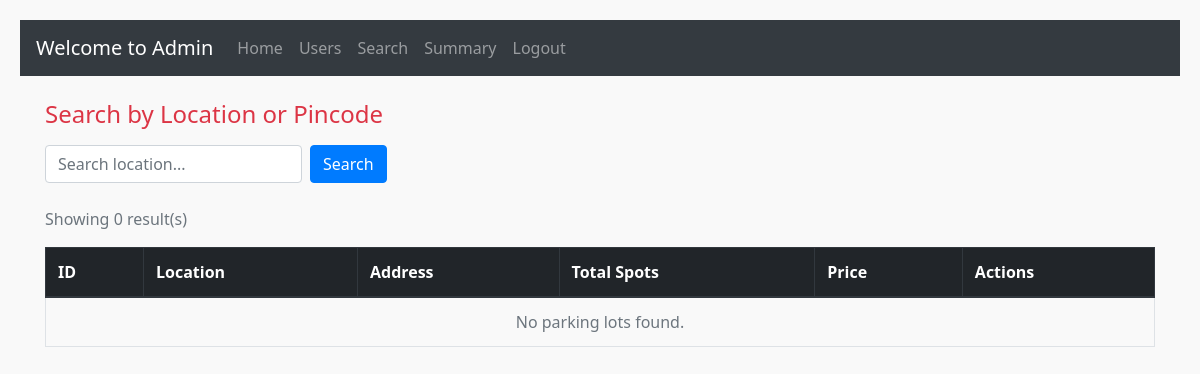
The app's page /admin_search, older data.
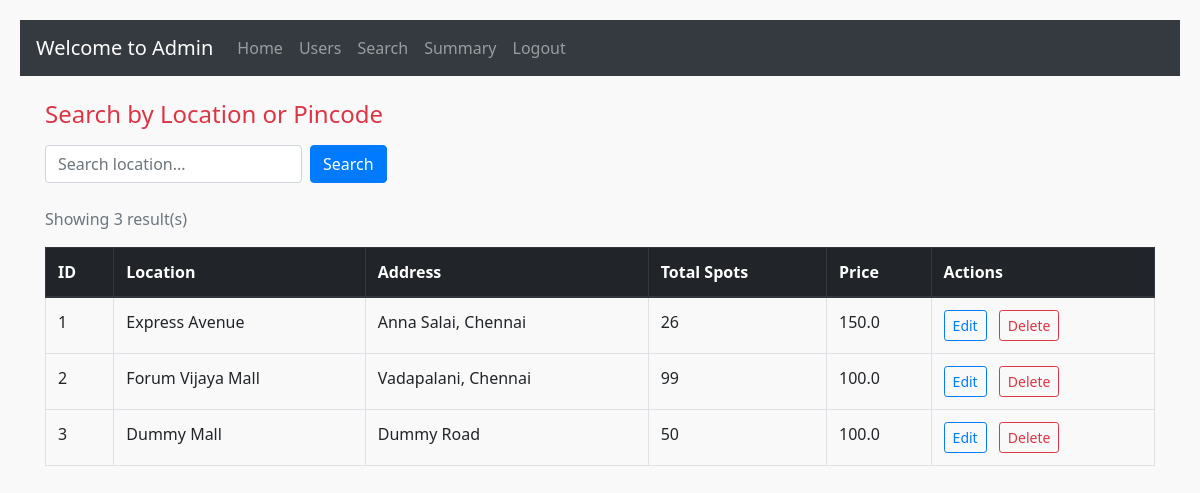
The same page, newer data.
### models/models.py (models this page shows)
class ParkingLot(db.Model):
    __tablename__= 'parking_lots'
    id= db.Column(db.Integer, primary_key=True)
    prime_location_name= db.Column(db.String, nullable=False)
    price= db.Column(db.Float, nullable=False)
    address= db.Column(db.String)
    pin_code= db.Column(db.String)
    number_of_spots= db.Column(db.Integer)
    spots= relationship('ParkingSpot', back_populates='lot')

### controllers/admin.py (the view)
@app.route('/admin_search', methods=['GET'])
def admin_search():
    query = request.args.get('query', '').strip()
    if query:
        lots_by_location = ParkingLot.query.filter(ParkingLot.prime_location_name.ilike(f"%{query}%")).all()
        lots_by_address = ParkingLot.query.filter(ParkingLot.address.ilike(f"%{query}%")).all()
        lots_by_pincode = ParkingLot.query.filter(ParkingLot.pin_code.ilike(f"%{query}%")).all()
        lots = {lot.id: lot for lot in (lots_by_location + lots_by_address + lots_by_pincode)}.values()
    else:
        lots = ParkingLot.query.all()
    return render_template(
        'admin_search.html',
        lots=lots,
        search_query=query
    )

### templates/admin_search.html (shortened to what this page needs)
<!DOCTYPE html>
<html lang="en">
<head>
  <link rel="stylesheet" href="https://cdn.jsdelivr.net/npm/bootstrap@4.0.0/dist/css/bootstrap.min.css"
>
  <link rel="stylesheet" href="{{ url_for('static', filename='admin.css') }}">
</head>
<body>
  <nav class="navbar navbar-expand-lg navbar-dark bg-dark">
    <div class="navbar-brand">Welcome to Admin</div>
    <div class="collapse navbar-collapse" id="adminNavbar">
      <ul class="navbar-nav mr-auto">
        <li class="nav-item">
          <a class="nav-link" href="/admin_dashboard">Home</a>
        </li>
        <li class="nav-item">
          <a class="nav-link" href="/user_details">Users</a>
        </li>
        <li class="nav-item">
          <a class="nav-link" href="/admin_search">Search</a>
        </li>
        <li class="nav-item">
          <a class="nav-link" href="/admin_summary">Summary</a>
        </li>
        <li class="nav-item">
          <a class="nav-link" href="/login">Logout</a>
        </li>
      </ul>
    </div>
  </nav>
  <div class="container mt-4">
    <h4 class="text-danger mb-3">Search by Location or Pincode</h4>
    <form action="/admin_search" method="get" class="form-inline mb-4">
      <input type="text" name="query" class="form-control mr-2" placeholder="Search location..."
        value="{{ search_query or '' }}" required />
      <button type="submit" class="btn btn-primary">Search</button>
    </form>
    <p class="text-muted">
      Showing {{ lots|length }} result(s) {% if search_query %}for "<strong>{{ search_query }}</strong>"{% endif %}
    </p>
    <table class="table table-bordered table-hover">
      <thead class="thead-dark">
        <tr>
          <th>ID</th>
          <th>Location</th>
          <th>Address</th>
          <th>Total Spots</th>
          <th>Price</th>
          <th>Actions</th>
        </tr>
      </thead>
      <tbody>
        {% for lot in lots %}
        <tr>
          <td>{{ lot.id }}</td>
          <td>{{ lot.prime_location_name }}</td>
          <td>{{ lot.address }}</td>
          <td>{{ lot.number_of_spots }}</td>
          <td>{{ lot.price }}</td>
          <td>
            <a href="/edit_lot/{{ lot.id }}" class="btn btn-outline-primary btn-sm mr-2">Edit</a>
            <a href="/delete_lot/{{ lot.id }}" class="btn btn-outline-danger btn-sm">Delete</a>
          </td>
        </tr>
        {% else %}
        <tr>
          <td colspan="7" class="text-center text-muted">No parking lots found.</td>
        </tr>
        {% endfor %}
      </tbody>
    </table>
  </div>
</body>
</html>

Row changes from the older to the newer data that the page shows:
added ParkingLot: id "1", prime_location_name "Express Avenue", address "Anna Salai, Chennai", number_of_spots "26", price "150.0"
added ParkingLot: id "2", prime_location_name "Forum Vijaya Mall", address "Vadapalani, Chennai", number_of_spots "99", price "100.0"
added ParkingLot: id "3", prime_location_name "Dummy Mall", address "Dummy Road", number_of_spots "50", price "100.0"
Text that changed along with them:
{{ lots|length }}: "0" → "3"
text no longer shown: "No parking lots found."
